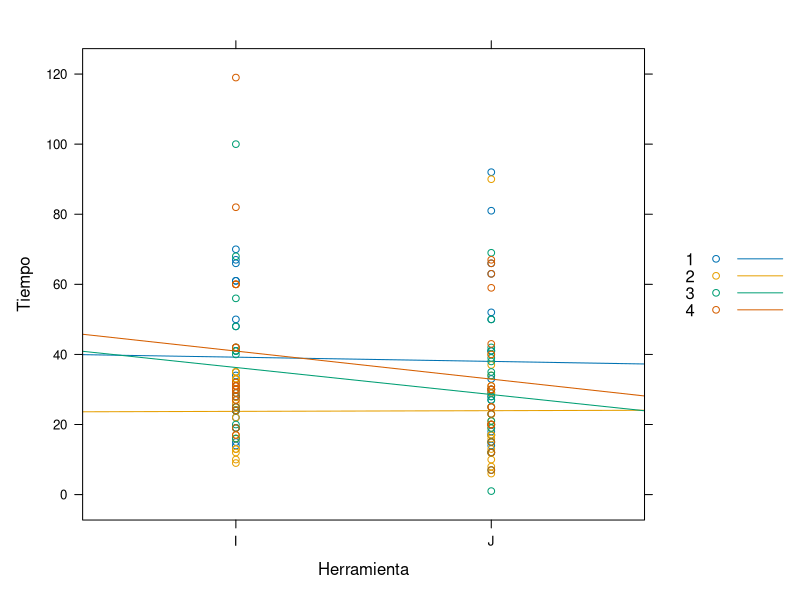
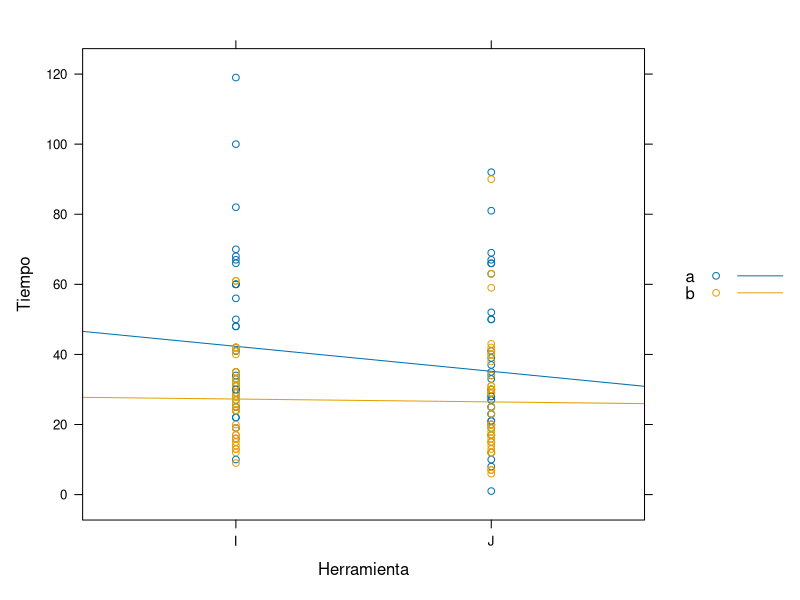
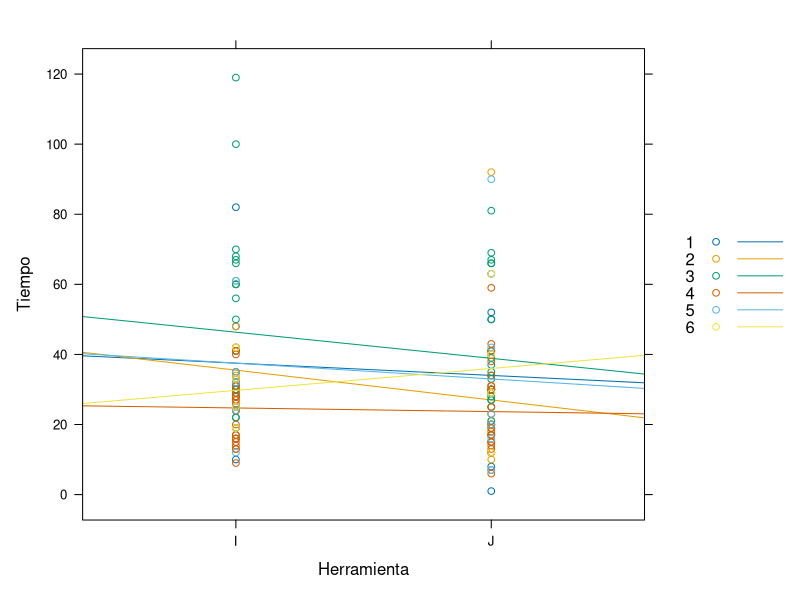
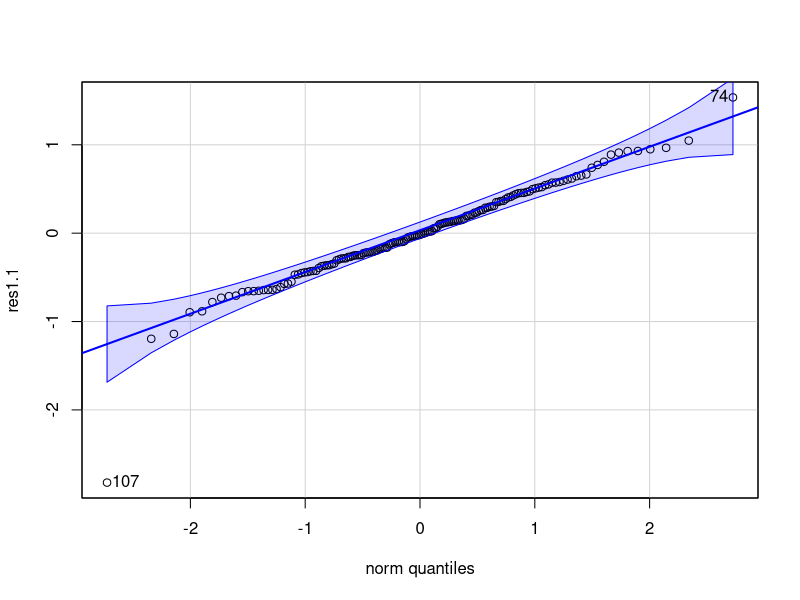
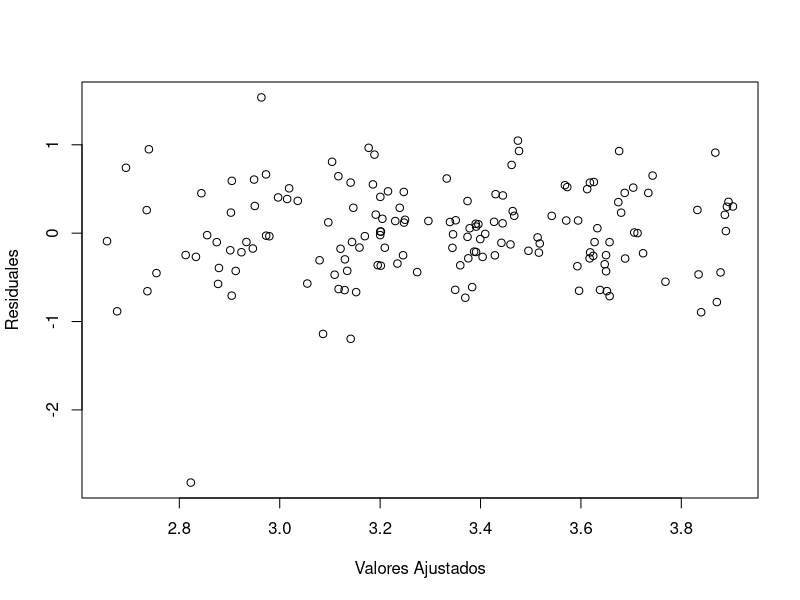
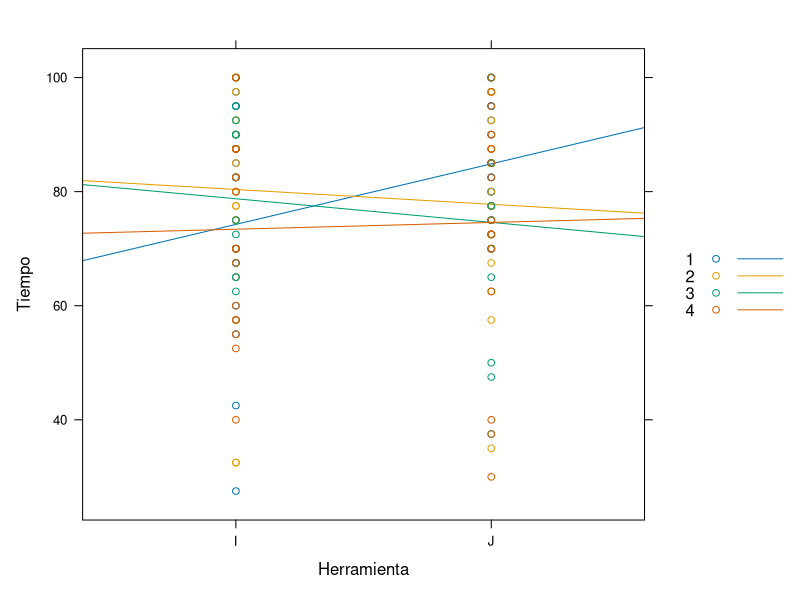
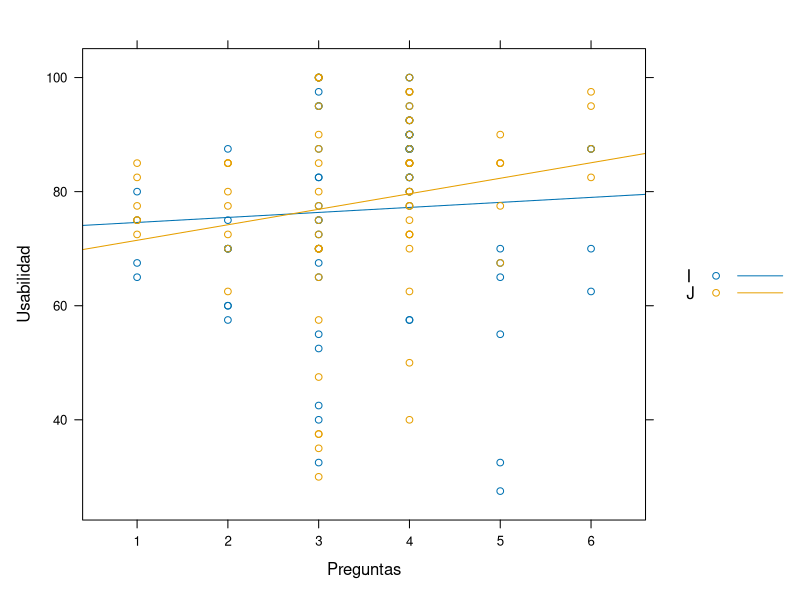

Write R code to recreate these figures, in order. (Note: this script raises an error after producing the figures.)
## ---- chunk 1
library(readxl)
library(dplyr)
library(lubridate)
library(hms)
library(lme4)
library(car)
library(MASS)
library(lattice)
library(lmtest)
## ---- chunk 2
setwd("~/GitHub/Proyecto-Lineales-avanzados")
#base = read_excel("base_completa.xlsx")
base = read_excel("Base_Limpia.xlsx")
## ---- chunk 3
base1.1 <- base %>%
  mutate(
    ti_hora  = as_hms(ti),
    tf_hora  = as_hms(tf),
    dif_hora = as_hms(dif),
    dif_minutos = as.numeric(difftime(tf, ti, units = "mins"))
  )

base1.1$tool = factor(base1.1$tool)
base1.1$Pregunta = factor(base1.1$Pregunta)
base1.1$Semestre = factor(base1.1$Semestre)
base1.1$Grupo = factor(base1.1$Grupo)
base1.1$id_est = factor(base1.1$id_est)

base1.1 <- base1.1 %>%
  mutate(Grupo_1 = case_when(
    Semestre == "a" & Grupo == 1 ~ 1,
    Semestre == "a" & Grupo == 2 ~ 2,
    Semestre == "a" & Grupo == 3 ~ 3,
    Semestre == "b" & Grupo == 1 ~ 4,
    Semestre == "b" & Grupo == 2 ~ 5,
    Semestre == "b" & Grupo == 3 ~ 6
  )) 
base1.1$Grupo_1 = factor(base1.1$Grupo_1)
## ---- chunk 4

tabla_final <- table(
  Grupo = base1.1$Grupo, 
  Pregunta = base1.1$Pregunta, 
  Falta_US = is.na(base1.1$dif_minutos)
)

tabla_final[, , "FALSE"]
## ---- chunk 5
table(base1.1$Grupo[!is.na(base1.1$sus)])
## ---- chunk 6
table(base1.1$Pregunta[!is.na(base1.1$dif_minutos)])
## ---- chunk 7
estudiantes_con_na <- base1.1 %>% 
  group_by(id_est) %>% 
  filter(any(is.na(dif_minutos))) %>% 
  ungroup()

# Ver cuáles estudiantes son y cuántas preguntas les faltan
estudiantes_con_na %>% 
  group_by(id_est, Grupo, Semestre) %>% 
  summarise(preguntas_con_NA = sum(is.na(dif_minutos)), .groups = "drop")
## ---- chunk 8
conteo_estudiantes <- base1.1 %>%
  distinct(id_est, Semestre, Grupo) %>%  # Nos quedamos solo con estudiantes únicos por grupo/semestre
  count(Semestre, Grupo, name = "Total_Estudiantes")

print(conteo_estudiantes)
## ---- chunk 9
conteo_estudiantes <- base1.1 %>%
  distinct(id_est, Semestre) %>%  # Nos quedamos solo con estudiantes únicos por grupo/semestre
  count(Semestre, name = "Total_Estudiantes")

print(conteo_estudiantes)
## ---- chunk 10
table(base1.1$Grupo, base1.1$Semestre)
## ---- chunk 11
xyplot(dif_minutos~tool, groups = Pregunta ,type=c("r","p"),xlab="Herramienta",
ylab="Tiempo",data=base1.1,auto.key = TRUE)
## ---- chunk 12
xyplot(dif_minutos~tool, groups = Semestre ,type=c("r","p"),xlab="Herramienta",
ylab="Tiempo",data=base1.1,auto.key = TRUE)
## ---- chunk 13
xyplot(dif_minutos~tool, groups = Grupo_1 ,type=c("r","p"),xlab="Herramienta",
ylab="Tiempo",data=base1.1,auto.key = TRUE)
## ---- chunk 14
mod1.1 = lmer(log(dif_minutos) ~ tool*Pregunta + tool*Semestre +tool*Grupo_1 + (1|id_est), 
                  data = base1.1)
drop1(mod1.1, test = "Chisq")
## ---- chunk 15
mod1.2 = lmer(log(dif_minutos) ~ Pregunta + tool*Semestre +tool*Grupo_1 + (1|id_est), 
                  data = base1.1)
drop1(mod1.2, test = "Chisq")
## ---- chunk 16
mod1.3 = lmer(log(dif_minutos) ~ Pregunta + tool*Semestre + Grupo_1 + (1|id_est), 
                  data = base1.1)
drop1(mod1.3, test = "Chisq")
## ---- chunk 17
mod1.4 = lmer(log(dif_minutos) ~ tool+ Pregunta + Semestre + Grupo_1 + (1|id_est), 
                  data = base1.1)
drop1(mod1.4, test = "Chisq")
## ---- chunk 18
mod1.final = lmer(log(dif_minutos) ~ tool+Pregunta + Grupo + (1|id_est), 
                  data = base1.1)

drop1(mod1.final, test = "Chisq")
## ---- chunk 19
res1.1 = residuals(mod1.final)
qqPlot(res1.1)
## ---- chunk 20
base1.1[107,]
## ---- chunk 21
fit1.2 = fitted(mod1.final)
plot(fit1.2,res1.1,xlab = "Valores Ajustados",ylab = "Residuales")
## ---- chunk 22
leveneTest(res1.1 ~ base1.1$tool)
## ---- chunk 23
xyplot(sus~tool, groups = Pregunta ,type=c("r","p"),xlab="Herramienta",
ylab="Tiempo",data=base1.1,auto.key = TRUE)
## ---- chunk 24
xyplot(sus~Grupo_1, groups = tool ,type=c("r","p"),xlab="Preguntas",
ylab="Usabilidad",data=base1.1,auto.key = TRUE)
## ---- chunk 25
mod2.1 = lmer(sus^3~tool*Grupo_1+tool*Pregunta+tool*Semestre+ (1|id_est), data = base1.1)
drop1(mod2.1, test = "Chisq")
## ---- chunk 26
mod2.2 = lmer(sus^3~tool*Grupo_1+tool*Pregunta+Semestre+ (1|id_est), data = base1.1)
drop1(mod2.2, test = "Chisq")
## ---- chunk 27
mod2.3 = lmer(sus^3~tool*Grupo_1+Pregunta+Semestre+ (1|id_est), data = base1.1)
drop1(mod2.3, test = "Chisq")
## ---- chunk 28
mod2.4 = lmer(sus^3~tool*Grupo_1+Pregunta+ (1|id_est), data = base1.1)
drop1(mod2.4, test = "Chisq")
## ---- chunk 29
pre = predict(mod2.4)
base1.1$sus_centrado = base1.1$sus-pre+mean(base1.1$sus)
num_herramientas <- length(levels(base1.1$Grupo_1))
boxplot(sus_centrado ~ Pregunta * Grupo_1, 
        data = base1.1,
        # 'col' repetirá la paleta para cada bloque de preguntas
        col = rep(c("#1f77b4", "#d62728")[1:num_herramientas], each = length(unique(base1.1$Pregunta))),
        las = 2,
        main = "SUS por Pregunta y Grupo CENTRADO",
        xlab = "", 
        ylab = "Escala SUS")
## ---- chunk 30
res2.3 = residuals(mod2.4)
qqPlot(res2.3)
## ---- chunk 31
shapiro.test(res2.3)
## ---- chunk 32
fit2.3 = fitted(mod2.4)
plot(fit2.3,res2.3,xlab = "Valores Ajustados",ylab = "Residuales")
## ---- chunk 33
leveneTest(res2.3 ~ model.frame(mod2.4)$tool)
